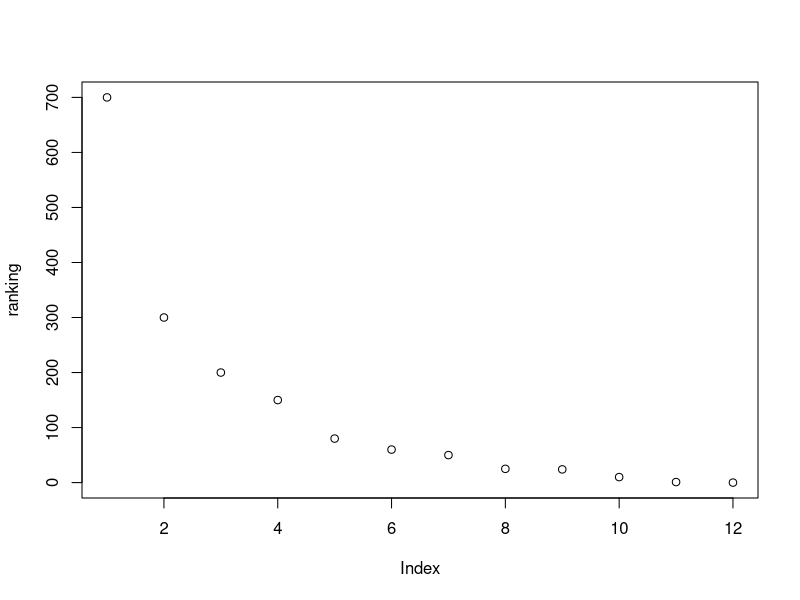
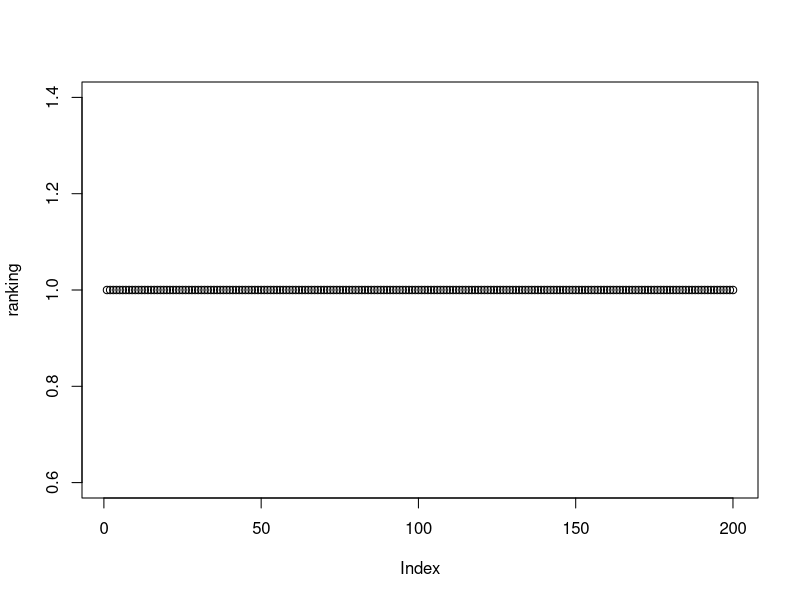

Write the R code that produced these figures, in order.
#ejercicio

iS <- function(abundancias, total){
 (abundancias / total)^2 ->suma
 sum(suma)->simpson
 return(simpson)
}
abundancias <- c(4,7,10,1)
total <- 22

iS (abundancias, total)

#Con un solo argumento 
#R
smp <- function (individuos){
  sum(individuos) -> N
sum((individuos/N) ^ 2)
}
##esto es usando la función de iS
igs <- function(simpson){
  1-1/simpson -> gini
  return(gini)
}

##función de Roberto, más fácil
inS <- function (abundancias){
  
  1/smp(abundancias)
  }
inS(c(990,10))

#Función para que a partir de un vector con las abundancias te cree una rank-abundances
rankabundances <- function(x){
  sort(x, decreasing = T) -> ranking
  plot(ranking)
}
rk <- c(300,50,10,1,200,60,80,700,150,24,0,25)
rankabundances(rk)
y <- rep (1,200)
rankabundances(y)
